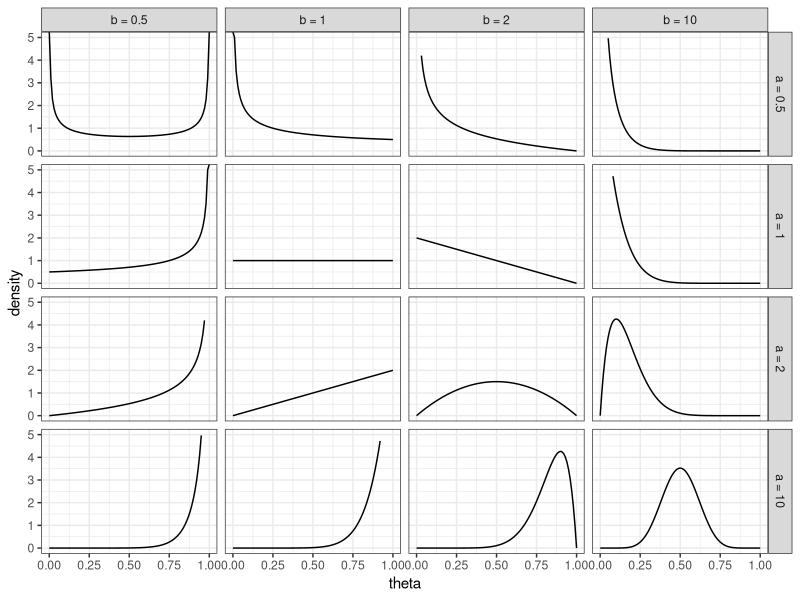
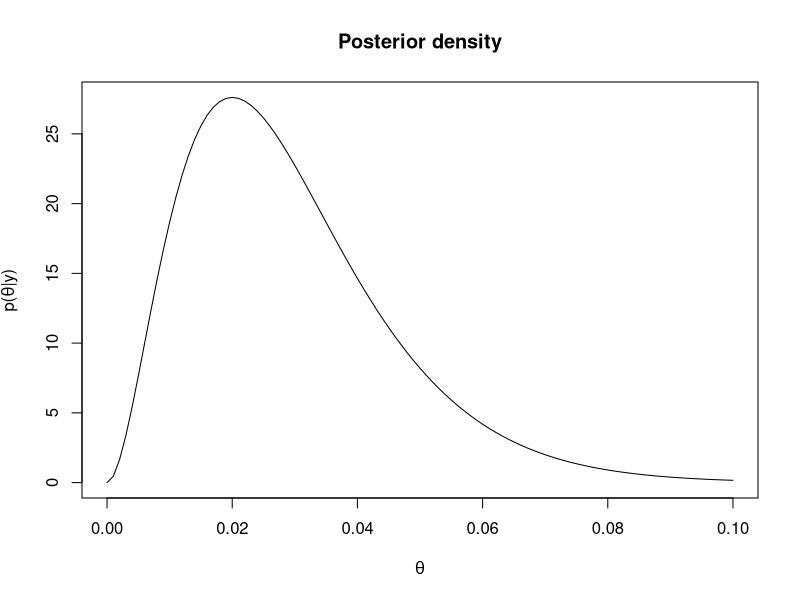
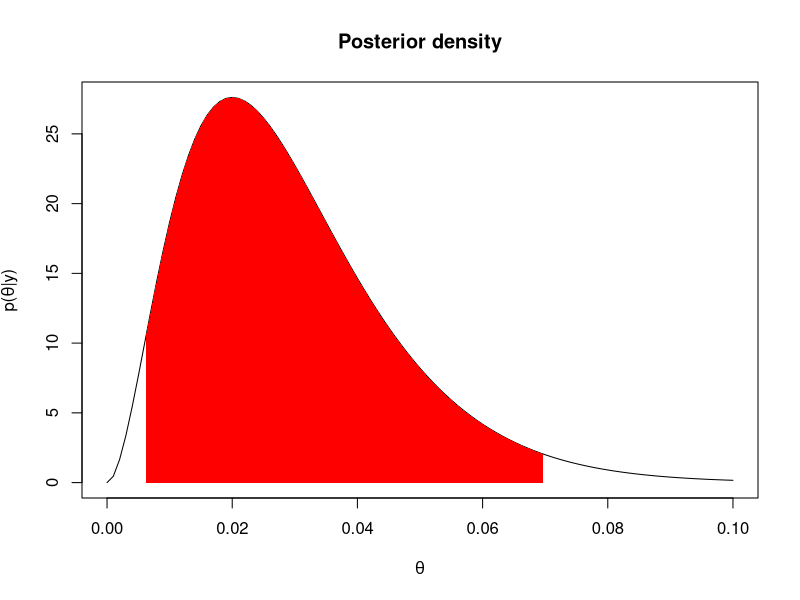

The R source for these figures, in order:
## ----libraries, message=FALSE, warning=FALSE, cache=FALSE----------------
library("dplyr")
library("tidyr")
library("ggplot2")

## ----set_seed, echo=FALSE------------------------------------------------
set.seed(2)

## ------------------------------------------------------------------------
my_dbeta <- function(x) {
  data.frame(theta = seq(0, 1, length=101)) %>%
    mutate(density = dbeta(theta, x$a, x$b))
}

d <- expand.grid(a = c(.5,1,2, 10),
            b = c(.5,1,2, 10)) %>%
  group_by(a,b) %>%
  do(my_dbeta(.)) %>%
  ungroup() %>%
  mutate(a = factor(paste0("a = ", a), levels=paste0("a = ", c(.5,1,2,10))),
         b = factor(paste0("b = ", b), levels=paste0("b = ", c(.5,1,2,10))))

ggplot(d, aes(x=theta, y=density)) +
  geom_line() +
  facet_grid(a~b) +
  theme_bw() +
  ylim(0,5)

## ----echo=TRUE, fig.height=3.5-------------------------------------------
n <- 100
y <- 2
curve(dbeta(x, 1+y, 1+n-y), 0, 0.1,
      main = "Posterior density",
      xlab = expression(theta),
      ylab = expression(paste("p(",theta,"|y)")))

## ----echo=TRUE-----------------------------------------------------------
(1+y)/(2+n)

## ----echo=TRUE-----------------------------------------------------------
# 95% credible interval is 
ci = qbeta(c(.025,.975), 1+y, 1+n-y) 
round(ci, 3)

## ----echo=FALSE----------------------------------------------------------
curve(dbeta(x, 1+y, 1+n-y), 0, 0.1,
      main = "Posterior density",
      xlab = expression(theta),
      ylab = expression(paste("p(",theta,"|y)")))

ci_area <- data.frame(x = seq(ci[1],ci[2],length=101)) %>%
  mutate(y = dbeta(x, 1+y, 1+n-y)) %>%
  bind_rows(data.frame(x = ci[2:1], y = 0))

polygon(ci_area$x, ci_area$y, col='red', border=NA)
